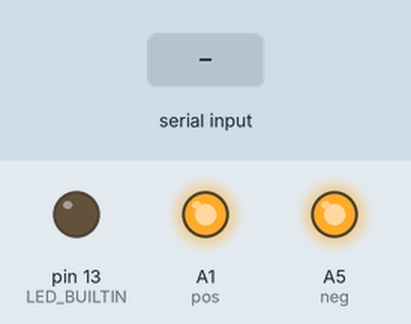
Recording of a sketch running on a simulated Arduino Uno, built with avr-gcc and run on an emulated ATmega328P. Shown: output pins drawn as LEDs (lit = HIGH). The inputs (shaded band) are chosen by the test bench.

Above: at 1.2 s.
1.3 s: "h" received over Serial
At 2.5 s:
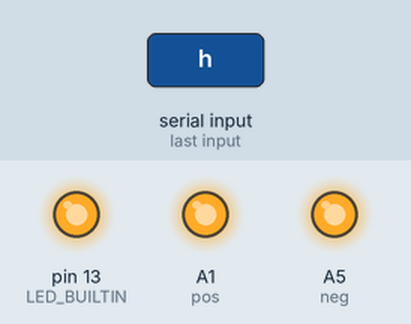
2.8 s: "l" received over Serial
At 3.8 s:
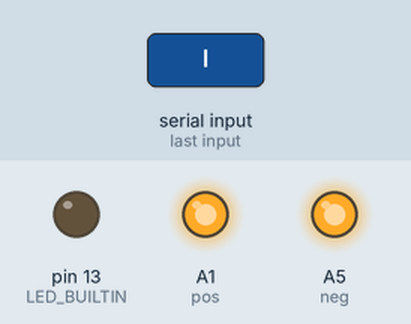
Timing chart, 0 to 5.8 s (numbered marks = the images above; inputs shaded):
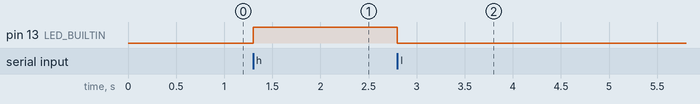

Measured:
- after the input at 1.3 s, pin 13 (LED_BUILTIN): LOW → HIGH at once
- after the input at 2.8 s, pin 13 (LED_BUILTIN): HIGH → LOW at once

The sketch:

arduino_firmware.ino
```cpp
int analogPin = A3;
int pos = A1;
int neg = A5;

void setup() {
  Serial.begin(115200);
  pinMode(analogPin, INPUT);
  pinMode(pos, OUTPUT);
  pinMode(neg, OUTPUT);
  pinMode(LED_BUILTIN, OUTPUT);

  analogWrite(pos, 255);
  analogWrite(neg, 255);
  // put your setup code here, to run once:
}
char val = 'l';
void loop() {
  if(Serial.available()){
    val = Serial.read();
  }
  switch(val){
    case 'l':
      digitalWrite(LED_BUILTIN, LOW);
      break;
    case 'h':
      digitalWrite(LED_BUILTIN, HIGH);
      break;
  }

}
```
